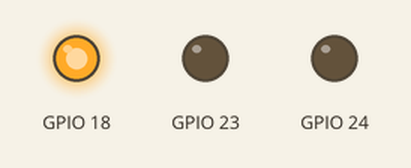
The program below on a simulated Raspberry Pi (BCM pin numbers). On the bench: output pins drawn as LEDs (lit = HIGH).

Above: at 0.5 s.
At 1.5 s:
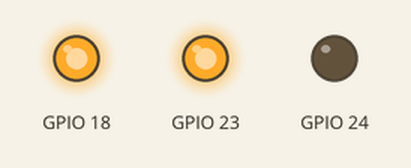
At 2.5 s:
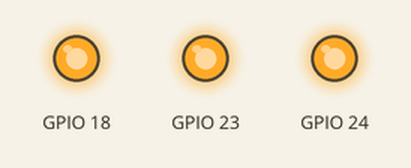
At 3.5 s:
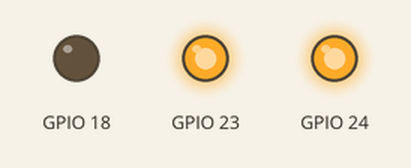
At 4.5 s:
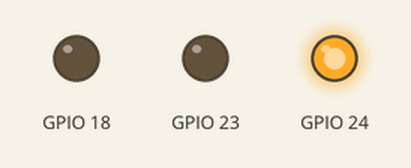
At 5.5 s:
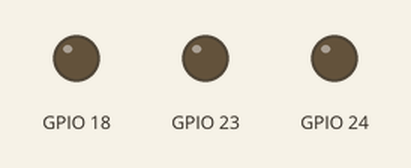
Timing chart, 0 to 7.8 s (numbered marks = the images above):
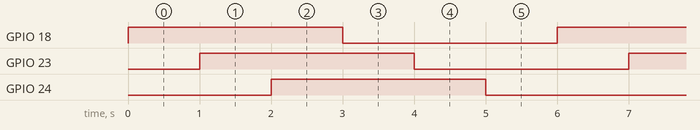

The program:

led.py
```python
from time import sleep
from RPi import GPIO

GPIO.setmode(GPIO.BCM)

GPIO.setup(18, GPIO.OUT)
GPIO.setup(23, GPIO.OUT)
GPIO.setup(24, GPIO.OUT)

try:
    while True:
        GPIO.output(18, True)
        sleep(1)

        GPIO.output(23, True)
        sleep(1)

        GPIO.output(24, True)
        sleep(1)

        GPIO.output(18, False)
        sleep(1)

        GPIO.output(23, False)
        sleep(1)

        GPIO.output(24, False)
        sleep(1)

except:
    GPIO.cleanup()
```

Measured:
- by itself, GPIO 18, GPIO 23, GPIO 24: alternates HIGH for 3.0 s and LOW for 3.0 s
- by itself, everything shown: repeats every 6.0 s, in 6 steps
